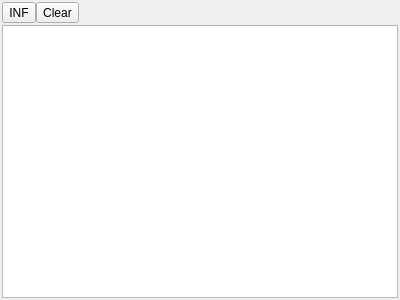
<?xml version="1.0" encoding="UTF-8"?>
<ui version="4.0">
 <class>ConsoleManager</class>
 <widget class="QWidget" name="ConsoleManager">
  <property name="geometry">
   <rect>
    <x>0</x>
    <y>0</y>
    <width>400</width>
    <height>300</height>
   </rect>
  </property>
  <property name="windowTitle">
   <string>Console Output</string>
  </property>
  <property name="windowIcon">
   <iconset resource="../../../res/WorldEditor.qrc">
    <normaloff>:/Style/styles/dark/icons/console.png</normaloff>:/Style/styles/dark/icons/console.png</iconset>
  </property>
  <layout class="QVBoxLayout" name="verticalLayout">
   <property name="spacing">
    <number>2</number>
   </property>
   <property name="leftMargin">
    <number>2</number>
   </property>
   <property name="topMargin">
    <number>2</number>
   </property>
   <property name="rightMargin">
    <number>2</number>
   </property>
   <property name="bottomMargin">
    <number>2</number>
   </property>
   <item>
    <layout class="QHBoxLayout" name="horizontalLayout">
     <property name="spacing">
      <number>0</number>
     </property>
     <property name="bottomMargin">
      <number>0</number>
     </property>
     <item>
      <widget class="QToolButton" name="toolButton">
       <property name="text">
        <string notr="true">INF</string>
       </property>
      </widget>
     </item>
     <item>
      <widget class="QToolButton" name="clearButton">
       <property name="text">
        <string>Clear</string>
       </property>
       <property name="popupMode">
        <enum>QToolButton::DelayedPopup</enum>
       </property>
      </widget>
     </item>
     <item>
      <spacer name="horizontalSpacer">
       <property name="orientation">
        <enum>Qt::Horizontal</enum>
       </property>
       <property name="sizeHint" stdset="0">
        <size>
         <width>40</width>
         <height>20</height>
        </size>
       </property>
      </spacer>
     </item>
    </layout>
   </item>
   <item>
    <widget class="QListView" name="consoleOutput">
     <property name="selectionMode">
      <enum>QAbstractItemView::ContiguousSelection</enum>
     </property>
    </widget>
   </item>
  </layout>
 </widget>
 <resources>
  <include location="../../../res/WorldEditor.qrc"/>
 </resources>
 <connections/>
</ui>
